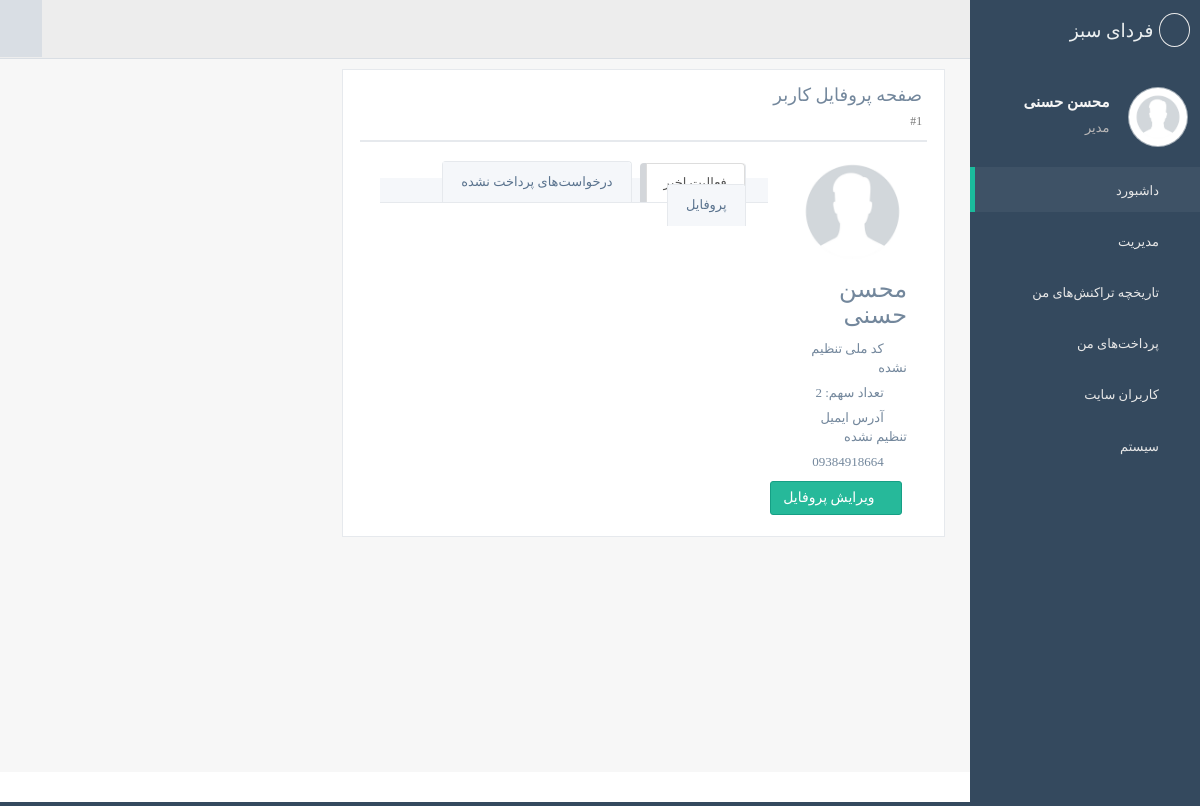
Page /users/dashboard/ (signed in) on the committed database.
### apps/users/models.py (models this page shows, shortened)
class User(AbstractUser, AbstractModel):
    class DeactivateReasons(models.IntegerChoices):
        UNKNOWN = 0, 'نامشخص'
        BY_ADMIN = 1, 'غیر فعال توسط مدیر'
        VERIFY_MOBILE = 2, 'عدم تایید موبایل'
        VERIFY_EMAIL = 3, 'عدم تایید ایمیل'
    class Roles(models.IntegerChoices):
        ADMIN = 0, 'مدیر'
        USER = 1, 'کاربر'
    mobile = models.CharField('موبایل', max_length=11, unique=True,
                              help_text='موبایل باید به فرمت 09123456789 وارد شود',
                              validators=[MobileValidator()],
                              error_messages={
                                  'unique': 'این شماره موبایل از قبل در سامانه ثبت شده است',
                                },
                            )
    password = models.CharField('گذرواژه', max_length=128, null=True, blank=True)
    first_name = models.CharField(verbose_name='نام', max_length=150, blank=True)
    last_name = models.CharField(verbose_name='نام خانوادگی', max_length=150, blank=True)
    national_code = models.CharField(max_length=10, verbose_name='کد ملی',
                                     validators=[NationalCodeValidator()],
                                     null=True, blank=True, unique=True)
    deactivate_reason = models.PositiveSmallIntegerField(choices=DeactivateReasons.choices,
                                                         default=DeactivateReasons.UNKNOWN,
                                                         verbose_name='غیرفعال به دلیل')
    email = models.EmailField(unique=True, null=True, blank=True, verbose_name='ایمیل')
    address = models.TextField(verbose_name='آدرس', null=True, blank=True)
    birth_date = models.DateField(verbose_name='تاریخ تولد', null=True, blank=True)
    role = models.IntegerField(choices=Roles.choices, default=Roles.USER, verbose_name='نقش')
    phone_number = models.CharField(max_length=15, verbose_name='شماره تلفن ثابت', null=True, blank=True)
    notes = models.TextField(verbose_name='یادداشت', null=True, blank=True)
    avatar = models.ImageField(verbose_name='تصویر پروفایل', upload_to='users/avatars', null=True, blank=True)
    deposit_quantity = models.PositiveIntegerField(verbose_name='تعداد سهم', default=1)
    institution = models.ForeignKey(Institution, on_delete=models.PROTECT, null=True, related_name='users')
    objects = CustomUserManager()
    REQUIRED_FIELDS = ["mobile", ]
    class Meta:
        verbose_name = 'کاربر'
        verbose_name_plural = 'کاربر'
        ordering = ('-id',)
    @property
    def display_name(self) -> str:
        return (
            self.first_name + ' ' + self.last_name
            if self.first_name and self.last_name
            else self.mobile
        )
    @property
    def avatar_url(self) -> str:
        if self.avatar:
            return self.avatar.url
        f = static('account/profile.png')
        return f

### apps/institution/models.py (models this page shows, shortened)
class Institution(AbstractModel):
    name = models.CharField(max_length=255)
    address = models.CharField(max_length=255, blank=True, null=True)
    phone = models.CharField(max_length=255, blank=True, null=True)
    email = models.CharField(max_length=255, blank=True, null=True)
    card_number = models.CharField(max_length=255, blank=True, null=True)
    bank_account_number = models.CharField(max_length=255, blank=True, null=True)
    class Meta:
        verbose_name = 'موسسه'
        verbose_name_plural = 'موسسه'

### apps/users/views.py (the view)
# urls.py: path('dashboard/', DashboardView.as_view(), name='dashboard'),
class DashboardView(LoginRequiredMixin, BaseContextMixin, View):
    def get(self, request, *args, **kwargs):
        context = self.get_context_data(**kwargs)
        return render(request, 'users/dashboard.html', context)
    def get_context_data(self, **kwargs):
        context = super().get_context_data(**kwargs)
        return context

### apps/core/base.py (called while the page is built)
    def get_context_data(self, **kwargs):
        if hasattr(super(), 'get_context_data'):
            context = super().get_context_data(**kwargs)
        else:
            context = {}
        context['user'] = self.request.user
        return context

### apps/users/templates/users/dashboard.html (shortened to what this page needs)
{% extends 'base.html' %}
{% load static jalali_tags %}
{%block page_content%}
<div class="row" style="display: flex">
  <div class="col-md-8 col-sm-8 col-xs-12 equal-height-parent">
    <div class="x_panel">
      <div class="x_title">
        <h2>
          صفحه پروفایل کاربر
          <small>#{{user.id}}</small>
        </h2>
        <ul class="nav navbar-right panel_toolbox">
          <li>
            <a class="collapse-link"><i class="fa fa-chevron-up"></i></a>
          </li>
        </ul>
        <div class="clearfix"></div>
      </div>
      <div class="x_content">
        <div class="col-md-3 col-sm-3 col-xs-12 profile_left">
          <div class="profile_img">
            <div id="crop-avatar">
              <img
                class="img-responsive avatar-view"
                src="{{user.avatar_url}}"
                alt="{{user.display_name}}"
                title="Change the avatar"
              />
            </div>
          </div>
          <h3 class="text-3xl my-4 font-medium">{{user.display_name}}</h3>
          <ul class="list-unstyled user_data">
            <li class="m-top-xs">
              <i class="fa fa-list-alt"></i>
              {{user.national_code|default:'کد ملی تنظیم نشده'}}
            </li>
            <li class="m-top-xs">
              <i class="fa fa-user"></i>
              تعداد سهم:
              {{user.deposit_quantity|default:'0'}}
            </li>
            <li class="m-top-xs">
              <i class="fa fa-envelope"></i>
              {{user.email|default:'آدرس ایمیل تنظیم نشده'}}
            </li>
            <li class="m-top-xs">
              <i class="fa fa-phone"></i>
              {{user.mobile}}
            </li>
          </ul>
          <a class="btn btn-success" href={% url 'users:update_profile' %}
            ><i class="fa fa-edit m-right-xs"></i>&nbsp;ویرایش پروفایل</a
          >
          <br />
        </div>
        <div class="col-md-9 col-sm-9 col-xs-12">
          <div class="" role="tabpanel" data-example-id="togglable-tabs">
            <ul id="myTab" class="nav nav-tabs bar_tabs" role="tablist">
              <li role="presentation" class="active">
                <a
                  href="#tab_content1"
                  id="home-tab"
                  role="tab"
                  data-toggle="tab"
                  aria-expanded="true"
                  >فعالیت اخیر</a
                >
              </li>
              <li role="presentation" class="">
                <a
                  href="#tab_content2"
                  role="tab"
                  id="profile-tab"
                  data-toggle="tab"
                  aria-expanded="false"
                  >درخواست‌های پرداخت نشده</a
                >
              </li>
              <li role="presentation" class="">
                <a
                  href="#tab_content3"
                  role="tab"
                  id="profile-tab2"
                  data-toggle="tab"
                  aria-expanded="false"
                  >پروفایل</a
                >
              </li>
            </ul>
          </div>
        </div>
      </div>
    </div>
  </div>
</div>
{%endblock page_content%}

### templates/base.html (shortened to what this page needs)
{% load static i18n %}
{% get_current_language as LANG %}
{% get_current_language_bidi as BIDI %}
{% get_available_languages as LANGUAGES %}
<!DOCTYPE html>
<html lang="{{LANG}}" {% if BIDI %}dir="rtl" {% endif %}>
<head>
    <link href="https://cdn.jsdelivr.net/npm/select2@4.1.0-rc.0/dist/css/select2.min.css" rel="stylesheet" />
    <link href="{% static "css/bootstrap.min.css" %}" rel="stylesheet">
    <link rel="stylesheet" href="{% static 'css/persian-datepicker.min.css' %}"/>
    {% if BIDI %}
    <link href="{% static "css/bootstrap-rtl.min.css" %}" rel="stylesheet">
    {% endif %}
    <link href="{% static "css/font-awesome.min.css" %}" rel="stylesheet">
    <link rel="stylesheet" href="{% static 'css/iziToast.min.css' %}">
    <link href="{% static "css/custom.min.css" %}" rel="stylesheet">
    {% if BIDI %}
    <link href="{% static "css/custom-rtl.min.css" %}" rel="stylesheet">
    {% endif %}
    <link rel="stylesheet" href="{% static 'admin/jquery.ui.datepicker.jalali/themes/base/jquery-ui.min.css' %}">
    <link href="{% static 'css/project.css' %}" rel="stylesheet">
</head>
<body class="nav-md">
    <div class="container body">
        <div class="main_container">
            <div class="col-md-3 left_col hidden-print">
                <div class="left_col scroll-view">
                    <div class="navbar nav_title" style="border: 0;">
                        <a href="" class="site_title">
                            <i class="fa fa-institution"></i>
                            <small>
                                {{ request.user.institution.name }}
                            </small>
                        </a>
                    </div>
                    <div id="sidebar-menu" class="main_menu_side hidden-print main_menu">
                        <div class="menu_section">
                            <ul class="nav side-menu">
                                {% if user.is_authenticated %}
                                <div class="profile clearfix">
                                    <div class="profile_pic">
                                        <img alt="{{user.username}}" class="img-circle profile_img"
                                            src="{% if user.profile.avatar %}{{ user.profile.avatar.url }}{% else %}{% static 'account/profile.png' %}{% endif %}">
                                    </div>
                                    <div class="profile_info">
                                        <div class="sidebar-profile-footer">
                                            <p>{{ user.first_name }} {{ user.last_name }}</p>
                                        </div>
                                        <div class="sidebar-profile-footer hidden-small">
                                            <span>{{user.get_role_display}}</span>
                                        </div>
                                    </div>
                                </div>
                                {% endif %}
                                <li>
                                    <a href="{% url 'users:dashboard' %}"><i class="fa fa-dashboard"></i>{% trans 'داشبورد' %}</a>
                                </li>
                                {% if request.user.is_staff %}
                                    <li>
                                        <a><i class="fa fa-institution"></i>{% trans 'مدیریت' %}<span
                                                class="fa fa-chevron-down"></span></a>
                                    </li>
                                {% endif %}
                                <li>
                                    <a href="{% url 'institution:wallet_history' %}"><i class="fa fa-credit-card"></i>{% trans 'تاریخچه تراکنش‌های من' %}</a>
                                </li>
                                <li>
                                    <a href="{% url 'institution:my_deposit_request_history' %}"><i class="fa fa-credit-card"></i>{% trans 'پرداخت‌های من' %}</a>
                                </li>
                                {% if request.user.is_staff %}
                                <li>
                                    <a href="{% url 'users:user_list' %}"><i class="fa fa-users"></i>{% trans 'کاربران سایت' %}</a>
                                </li>
                                {% endif %}
                                {% if request.user.is_staff %}
                                <li>
                                    <a><i class="fa fa-gears"></i>{% trans 'سیستم' %}<span
                                            class="fa fa-chevron-down"></span></a>
                                </li>
                                {% endif %}
                            </ul>
                        </div>
                    </div>
                </div>
            </div>
            <div class="top_nav hidden-print">
                <div class="nav_menu">
                    <nav>
                        <div class="nav toggle">
                            <a id="menu_toggle"><i class="fa fa-bars"></i></a>
                        </div>
                        <ul class="nav navbar-nav navbar-right">
                            <li>
                                <a data-toggle="tooltip" data-placement="top" title="" href="/auth/logout/" data-original-title="خروج">
                                    <i class="fa fa-power-off" aria-hidden="true"></i>
                                </a>
                            </li>
                       </ul>
                    </nav>
                </div>
            </div>
            <div class="right_col" role="main">
                {%block page_content%}
                {%endblock page_content%}
            </div>
            <footer class="hidden-print">
            </footer>
        </div>
    </div>
</body>
</html>

### static/css/project.css (style rules this page uses)
:root { --box-border-color: rgb(62, 143, 255); --box-bg-color: aliceblue; --light-bg-color: #eee; --light-border-color: #ddd; --box-bg-red-color: #f5c6cb; --box-bg-green-color: #d1f5c1; --box-bg-blue-color: #c6e2f5; --box-bg-yellow-color: #f5f1c6; --box-border-red-color: #a30010; --box-border-green-color: #00a300; --box-border-blue-color: #00a3a3; --box-border-yellow-color: #a3a300; }
body { font-family: Vazirmatn; }
.sidebar-profile-footer { padding: 0px; }
.profile_info { padding-top: 24px; }

### rows in the picture
User: user.institution.name "فردای سبز", first_name "محسن", last_name "حسنی", role "مدیر", id "1", display_name "محسن حسنی", national_code "کد ملی تنظیم نشده", deposit_quantity "2", email "آدرس ایمیل تنظیم نشده", mobile "09384918664"
